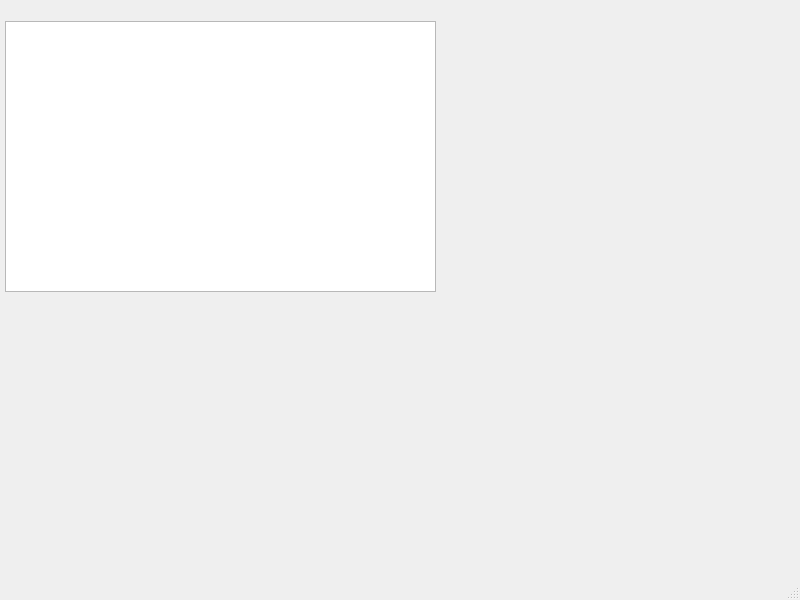
<?xml version="1.0" encoding="UTF-8"?>
<ui version="4.0">
 <class>APOS</class>
 <widget class="QMainWindow" name="APOS">
  <property name="geometry">
   <rect>
    <x>0</x>
    <y>0</y>
    <width>800</width>
    <height>600</height>
   </rect>
  </property>
  <property name="windowTitle">
   <string>APOS</string>
  </property>
  <widget class="QWidget" name="centralwidget">
   <widget class="QListView" name="albumView">
    <property name="geometry">
     <rect>
      <x>5</x>
      <y>21</y>
      <width>431</width>
      <height>271</height>
     </rect>
    </property>
   </widget>
  </widget>
  <widget class="QMenuBar" name="menubar">
   <property name="geometry">
    <rect>
     <x>0</x>
     <y>0</y>
     <width>800</width>
     <height>17</height>
    </rect>
   </property>
  </widget>
  <widget class="QStatusBar" name="statusbar"/>
 </widget>
 <resources/>
 <connections/>
</ui>
